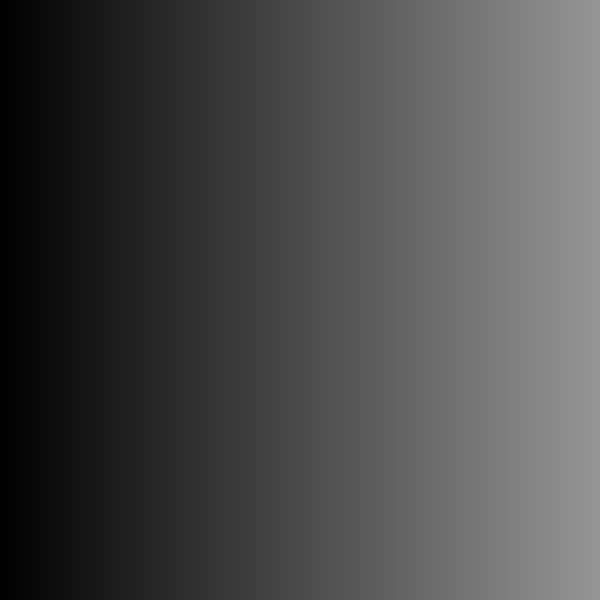
Frame 1 (no input)
Frame 60 (the mouse pressed at the canvas centre just before this capture): identical to frame 1, image omitted
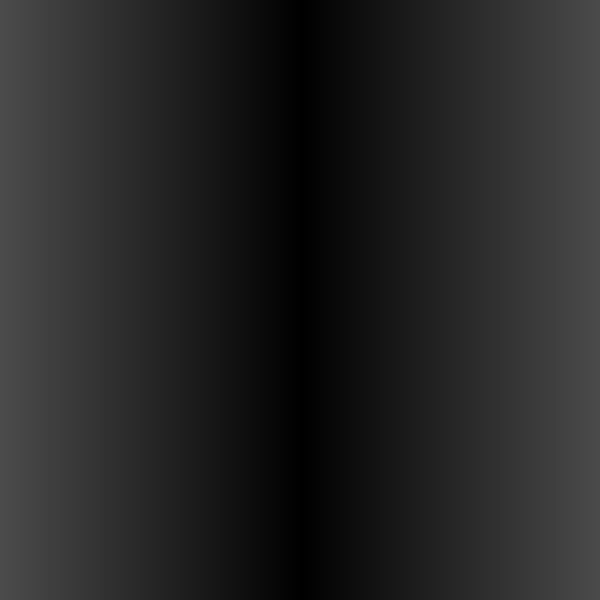
Frame 120 (the mouse held since frame 60 and released just before this capture)

The Processing sketch that drew these frames (run headless with seeded random() and noise(); from frame 60 on, the mouse is pressed at the canvas centre):

// Processing sketch: lines
// ── lines.pde
/* Lines
 * CC Lab Fall 2013
 * by Ryan Raffa
 * 09/09/13
*/

void setup() {
  size(600,600);
}


void draw() {
  background(150);

  for(int i=0; i < 600; i+=4) {
    float myDistance = dist(mouseX, 0.0, float(i), 0.0);
    float myColor = map(myDistance, 0, 600, 0, 150);
    noStroke();
    fill(myColor);
    rect(i,0,4,height); 
  } 
  
}
